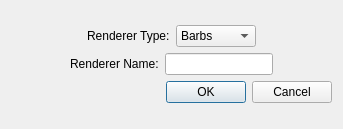
<?xml version="1.0" encoding="UTF-8"?>
<ui version="4.0">
 <class>NewRendererDialog</class>
 <widget class="QDialog" name="NewRendererDialog">
  <property name="geometry">
   <rect>
    <x>0</x>
    <y>0</y>
    <width>343</width>
    <height>129</height>
   </rect>
  </property>
  <property name="windowTitle">
   <string>Select New Renderer</string>
  </property>
  <layout class="QVBoxLayout" name="verticalLayout_2">
   <item>
    <layout class="QVBoxLayout" name="verticalLayout">
     <item>
      <layout class="QHBoxLayout" name="horizontalLayout_3">
       <item>
        <spacer name="horizontalSpacer_4">
         <property name="orientation">
          <enum>Qt::Horizontal</enum>
         </property>
         <property name="sizeHint" stdset="0">
          <size>
           <width>40</width>
           <height>20</height>
          </size>
         </property>
        </spacer>
       </item>
       <item>
        <widget class="QLabel" name="label_2">
         <property name="text">
          <string>Renderer Type:</string>
         </property>
        </widget>
       </item>
       <item>
        <widget class="QComboBox" name="rendererCombo">
         <item>
          <property name="text">
           <string>Barbs</string>
          </property>
         </item>
         <item>
          <property name="text">
           <string>Contours</string>
          </property>
         </item>
        </widget>
       </item>
       <item>
        <spacer name="horizontalSpacer_5">
         <property name="orientation">
          <enum>Qt::Horizontal</enum>
         </property>
         <property name="sizeHint" stdset="0">
          <size>
           <width>40</width>
           <height>20</height>
          </size>
         </property>
        </spacer>
       </item>
      </layout>
     </item>
     <item>
      <layout class="QHBoxLayout" name="horizontalLayout_2">
       <item>
        <spacer name="horizontalSpacer_2">
         <property name="orientation">
          <enum>Qt::Horizontal</enum>
         </property>
         <property name="sizeHint" stdset="0">
          <size>
           <width>40</width>
           <height>20</height>
          </size>
         </property>
        </spacer>
       </item>
       <item>
        <widget class="QLabel" name="label">
         <property name="text">
          <string>Renderer Name:</string>
         </property>
        </widget>
       </item>
       <item>
        <widget class="QLineEdit" name="rendererNameEdit"/>
       </item>
       <item>
        <spacer name="horizontalSpacer_3">
         <property name="orientation">
          <enum>Qt::Horizontal</enum>
         </property>
         <property name="sizeHint" stdset="0">
          <size>
           <width>40</width>
           <height>20</height>
          </size>
         </property>
        </spacer>
       </item>
      </layout>
     </item>
     <item>
      <layout class="QHBoxLayout" name="horizontalLayout">
       <item>
        <spacer name="horizontalSpacer">
         <property name="orientation">
          <enum>Qt::Horizontal</enum>
         </property>
         <property name="sizeHint" stdset="0">
          <size>
           <width>40</width>
           <height>20</height>
          </size>
         </property>
        </spacer>
       </item>
       <item>
        <widget class="QDialogButtonBox" name="buttonBox">
         <property name="orientation">
          <enum>Qt::Horizontal</enum>
         </property>
         <property name="standardButtons">
          <set>QDialogButtonBox::Cancel|QDialogButtonBox::Ok</set>
         </property>
        </widget>
       </item>
      </layout>
     </item>
    </layout>
   </item>
  </layout>
 </widget>
 <resources/>
 <connections>
  <connection>
   <sender>buttonBox</sender>
   <signal>accepted()</signal>
   <receiver>NewRendererDialog</receiver>
   <slot>accept()</slot>
   <hints>
    <hint type="sourcelabel">
     <x>248</x>
     <y>254</y>
    </hint>
    <hint type="destinationlabel">
     <x>157</x>
     <y>274</y>
    </hint>
   </hints>
  </connection>
  <connection>
   <sender>buttonBox</sender>
   <signal>rejected()</signal>
   <receiver>NewRendererDialog</receiver>
   <slot>reject()</slot>
   <hints>
    <hint type="sourcelabel">
     <x>316</x>
     <y>260</y>
    </hint>
    <hint type="destinationlabel">
     <x>286</x>
     <y>274</y>
    </hint>
   </hints>
  </connection>
 </connections>
</ui>
